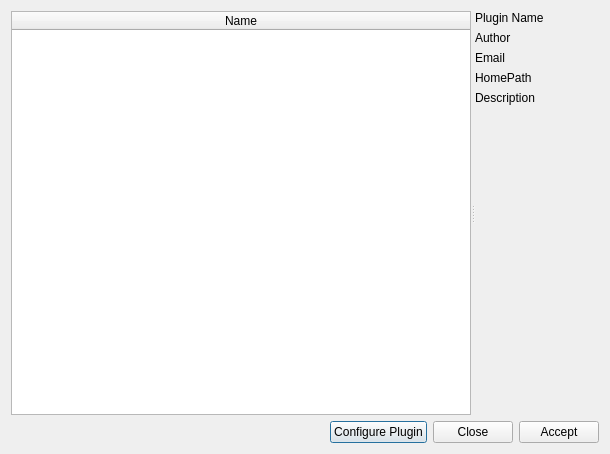
<?xml version="1.0" encoding="UTF-8"?>
<ui version="4.0">
 <class>PluginWindow</class>
 <widget class="QDialog" name="PluginWindow">
  <property name="geometry">
   <rect>
    <x>0</x>
    <y>0</y>
    <width>610</width>
    <height>454</height>
   </rect>
  </property>
  <property name="windowTitle">
   <string>PluginManager</string>
  </property>
  <layout class="QVBoxLayout" name="verticalLayout_2">
   <item>
    <widget class="QSplitter" name="splitter">
     <property name="orientation">
      <enum>Qt::Horizontal</enum>
     </property>
     <property name="handleWidth">
      <number>4</number>
     </property>
     <property name="childrenCollapsible">
      <bool>false</bool>
     </property>
     <widget class="QTableWidget" name="tw_plugins">
      <property name="editTriggers">
       <set>QAbstractItemView::NoEditTriggers</set>
      </property>
      <property name="sortingEnabled">
       <bool>true</bool>
      </property>
      <property name="rowCount">
       <number>0</number>
      </property>
      <property name="columnCount">
       <number>1</number>
      </property>
      <attribute name="horizontalHeaderVisible">
       <bool>true</bool>
      </attribute>
      <attribute name="horizontalHeaderCascadingSectionResizes">
       <bool>false</bool>
      </attribute>
      <attribute name="horizontalHeaderStretchLastSection">
       <bool>true</bool>
      </attribute>
      <attribute name="verticalHeaderVisible">
       <bool>false</bool>
      </attribute>
      <column>
       <property name="text">
        <string>Name</string>
       </property>
      </column>
     </widget>
     <widget class="QWidget" name="layoutWidget">
      <layout class="QVBoxLayout" name="plugin_info_layout">
       <item>
        <widget class="QLabel" name="plugin_name_label">
         <property name="text">
          <string>Plugin Name</string>
         </property>
        </widget>
       </item>
       <item>
        <widget class="QLabel" name="author_label">
         <property name="sizePolicy">
          <sizepolicy hsizetype="Fixed" vsizetype="Fixed">
           <horstretch>0</horstretch>
           <verstretch>0</verstretch>
          </sizepolicy>
         </property>
         <property name="text">
          <string>Author</string>
         </property>
        </widget>
       </item>
       <item>
        <widget class="QLabel" name="email_label">
         <property name="text">
          <string>Email</string>
         </property>
        </widget>
       </item>
       <item>
        <widget class="QLabel" name="homepage_label">
         <property name="sizePolicy">
          <sizepolicy hsizetype="Fixed" vsizetype="Fixed">
           <horstretch>0</horstretch>
           <verstretch>0</verstretch>
          </sizepolicy>
         </property>
         <property name="text">
          <string>HomePath</string>
         </property>
        </widget>
       </item>
       <item>
        <widget class="QLabel" name="description_label">
         <property name="sizePolicy">
          <sizepolicy hsizetype="Fixed" vsizetype="Fixed">
           <horstretch>0</horstretch>
           <verstretch>0</verstretch>
          </sizepolicy>
         </property>
         <property name="text">
          <string>Description</string>
         </property>
        </widget>
       </item>
       <item>
        <spacer name="verticalSpacer">
         <property name="orientation">
          <enum>Qt::Vertical</enum>
         </property>
         <property name="sizeHint" stdset="0">
          <size>
           <width>20</width>
           <height>40</height>
          </size>
         </property>
        </spacer>
       </item>
      </layout>
     </widget>
    </widget>
   </item>
   <item>
    <layout class="QHBoxLayout" name="bottom_btn_layout">
     <item>
      <spacer name="horizontalSpacer">
       <property name="orientation">
        <enum>Qt::Horizontal</enum>
       </property>
       <property name="sizeHint" stdset="0">
        <size>
         <width>40</width>
         <height>20</height>
        </size>
       </property>
      </spacer>
     </item>
     <item>
      <widget class="QPushButton" name="configure_btn">
       <property name="text">
        <string>Configure Plugin</string>
       </property>
      </widget>
     </item>
     <item>
      <widget class="QPushButton" name="close_btn">
       <property name="text">
        <string>Close</string>
       </property>
      </widget>
     </item>
     <item>
      <widget class="QPushButton" name="accept_btn">
       <property name="text">
        <string>Accept</string>
       </property>
      </widget>
     </item>
    </layout>
   </item>
  </layout>
 </widget>
 <resources/>
 <connections/>
</ui>
